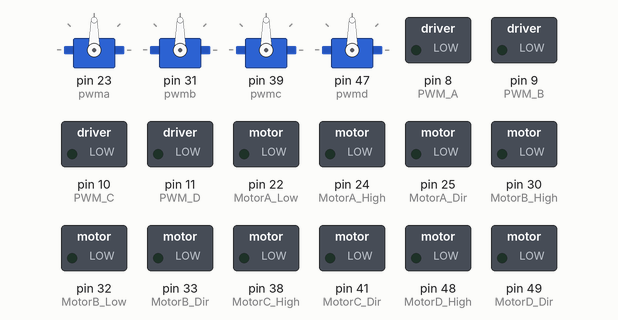
Bench run of a sketch on a simulated Arduino Mega 2560, built with avr-gcc and run on an emulated ATmega2560. Shown: 4 × servo, switched loads named in the sketch (green lamp = pin HIGH). What the sketch prints to the serial monitor is not drawn.

Above: at 0.1 s.
At 2.6 s:
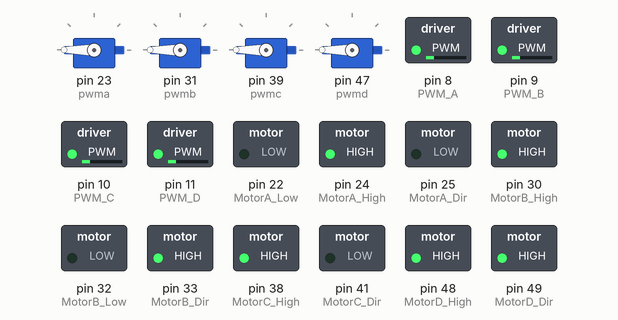
At 3.9 s:
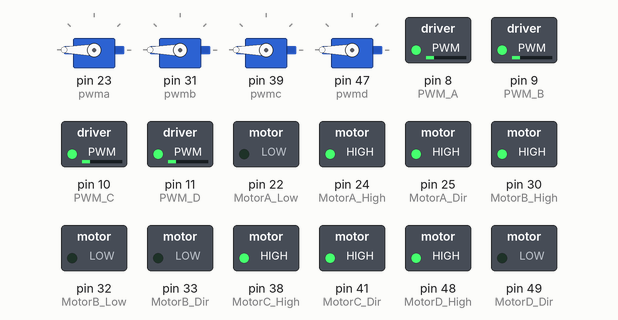
At 5.2 s:
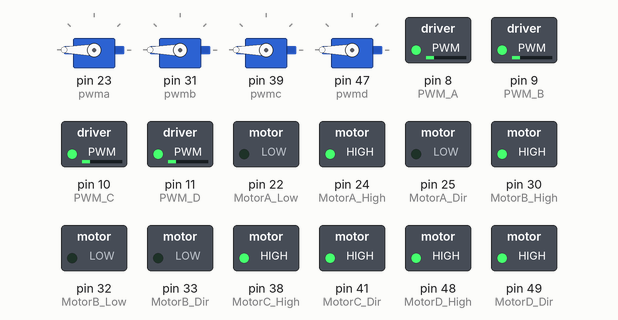
At 6.5 s:
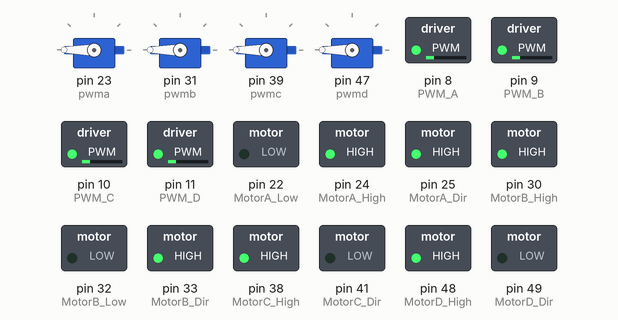
At 10.4 s:
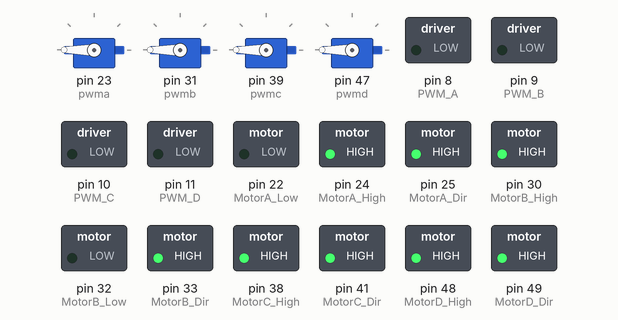
Timing chart, 0 to 11.9 s (numbered marks = the images above):
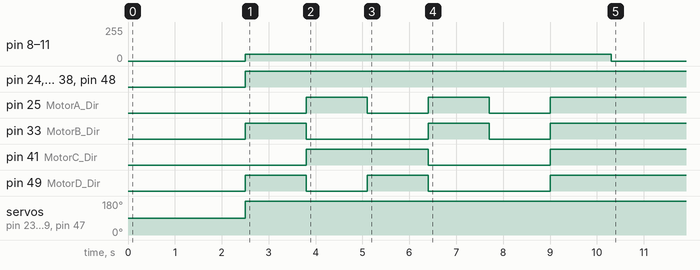

Measured:
- by itself, pin 8 (PWM_A), pin 9 (PWM_B), pin 10 (PWM_C), pin 11 (PWM_D): 0/255 → 50/255 at 2.5 s, → 0/255 7.8 s later
- by itself, pin 24 (MotorA_High), pin 30 (MotorB_High), pin 38 (MotorC_High), pin 48 (MotorD_High): LOW → HIGH at 2.5 s
- by itself, pin 25 (MotorA_Dir): alternates HIGH for 1.3 s and LOW for 1.3 s, 5 changes in all, then stays HIGH
- by itself, pin 33 (MotorB_Dir): goes HIGH 1.3 s, LOW 2.6 s, HIGH 1.3 s, LOW 1.3 s, then HIGH
- by itself, pin 41 (MotorC_Dir): LOW → HIGH at 3.8 s, → LOW 2.6 s later, → HIGH 2.6 s later
- by itself, pin 49 (MotorD_Dir): goes HIGH 1.3 s, LOW 1.3 s, HIGH 1.3 s, LOW 2.6 s, then HIGH
- by itself, servo on pin 23 (pwma), servo on pin 31 (pwmb), servo on pin 39 (pwmc), servo on pin 47 (pwmd): 90° → 180° at 2.5 s

The sketch:

mechanumwheel.ino
```cpp
// 네 바퀴 용

#include <Servo.h>

// pin 번호 맞게 수정하세요잉
#define MotorA_Low 22     // 모터 드라이버A in1 번호, 항상 Low  , BLUE
#define MotorA_High 24     // 모터 드라이버A in2 번호, 항상 High로 해줘야함  , GREEN
#define PWM_A 8     // 모터 드라이버 pwm 번호 , 이 핀 번호로 pwm값 제어 들어갈 것
#define pwma 23      // 모터 내장형 pwm, Servo로 컨트롤하며 항상 최대값 (255) 파랑색 선
#define MotorA_Dir 25     // 모터 내장형 direction line (CW-HIGH,CCW-LOW) 주황색 선
#define encoderA 18    // 모터A 용 광학용 엔코더 pin번호

#define MotorB_Low 32     // 모터 드라이버 in4 번호, 항상 Low  , BLUE
#define MotorB_High 30     // 모터 드라이버 in3 번호, 항상 High로 해줘야함  , GREEN
#define PWM_B 9     // 모터 드라이버 pwm 번호 , 이 핀 번호로 pwm값 제어 들어갈 것
#define pwmb 31      // 모터 내장형 pwm, Servo로 컨트롤하며 항상 최대값 (255) 파랑색 선
#define MotorB_Dir 33     // 모터 내장형 direction line (CW-HIGH,CCW-LOW) 주황색 선
#define encoderB 19    // 모터B 용 광학용 엔코더 pin번호

#define MotorC_Low 40     // 모터 드라이버 in4 번호, 항상 Low  , BLUE
#define MotorC_High 38     // 모터 드라이버 in3 번호, 항상 High로 해줘야함  , GREEN
#define PWM_C 10     // 모터 드라이버 pwm 번호 , 이 핀 번호로 pwm값 제어 들어갈 것
#define pwmc 39      // 모터 내장형 pwm, Servo로 컨트롤하며 항상 최대값 (255) 파랑색 선
#define MotorC_Dir 41     // 모터 내장형 direction line (CW-HIGH,CCW-LOW) 주황색 선
#define encoderC 20    // 모터C 용 광학용 엔코더 pin번호

#define MotorD_Low 46     // 모터 드라이버D in1 번호, 항상 Low  , BLUE
#define MotorD_High 48     // 모터 드라이버D in2 번호, 항상 High로 해줘야함  , GREEN
#define PWM_D 11     // 모터 드라이버D pwm 번호 , 이 핀 번호로 pwm값 제어 들어갈 것
#define pwmd 47      // 모터D 내장형 pwm, Servo로 컨트롤하며 항상 최대값 (255) 파랑색 선
#define MotorD_Dir 49     // 모터 내장형D direction line (CW-HIGH,CCW-LOW) 주황색 선
#define encoderD 21    // 모터D 용 광학용 엔코더 pin번호

Servo MotorA_;
Servo MotorB_;
Servo MotorC_;
Servo MotorD_;

int pwm_a = 50;
int pwm_b = 50;
int pwm_c = 50;
int pwm_d = 50;

char val;

void setup() {
  pinMode(MotorA_High, OUTPUT);
  pinMode(MotorA_Low, OUTPUT);
  pinMode(MotorA_Dir, OUTPUT);
  pinMode(PWM_A, OUTPUT);
  pinMode(MotorB_High, OUTPUT);
  pinMode(MotorB_Low, OUTPUT);
  pinMode(MotorB_Dir, OUTPUT);
  pinMode(PWM_B, OUTPUT);
  pinMode(MotorC_High, OUTPUT);
  pinMode(MotorC_Low, OUTPUT);
  pinMode(MotorC_Dir, OUTPUT);
  pinMode(PWM_C, OUTPUT);
  pinMode(MotorD_High, OUTPUT);
  pinMode(MotorD_Low, OUTPUT);
  pinMode(MotorD_Dir, OUTPUT);
  pinMode(PWM_D, OUTPUT);

  MotorA_.attach(pwma);
  MotorB_.attach(pwmb);
  MotorC_.attach(pwmc);
  MotorD_.attach(pwmd);

//  MotorA_.write(0);

  Serial.begin(115200);
  Serial.print("Test driving ");

  delay(500);
}

void loop() {
//  while(!Serial.available()); // 시리얼 입력 받을 때 까지 기다리기
//  while(Serial.available()){
//    val = Serial.read();
//    Serial.print("input data: ");
//    Serial.println(val);
//    if(val=='f'){
//      forward();
//      Serial.println("forward");
//    } else if(val=='b'){
//      backward();
//      Serial.println("backward");
//    } else if(val=='l'){
//      left();
//      Serial.println("left");
//    } else if(val=='r'){
//      right();
//      Serial.println("right");
//    } else if(val=='t'){
//      turn_cw();
//      Serial.println("clockwise");
//    } else if(val=='y'){
//      turn_ccw();
//      Serial.println("counter-clockwise");
//    } else if(val=='s'){
//      stop();
//      Serial.println("stop");
//    }
//  }

  delay(2000);
  forward();
  delay(1300);
  backward();
  delay(1300);

  right();
  delay(1300);

  left();
  delay(1300);

  turn_cw();
  delay(1300);

  turn_ccw();
  delay(1300);

  stop();
  delay(200000);


}

void forward(){
  digitalWrite(MotorA_High, HIGH);
  digitalWrite(MotorA_Low, LOW);
  digitalWrite(MotorA_Dir, LOW);   // for direction cw or ccw
  MotorA_.write(255);
  analogWrite(PWM_A,pwm_a);

  digitalWrite(MotorB_High, HIGH);
  digitalWrite(MotorB_Low, LOW);
  digitalWrite(MotorB_Dir, HIGH);
  MotorB_.write(255);
  analogWrite(PWM_B,pwm_b);

  digitalWrite(MotorC_High, HIGH);
  digitalWrite(MotorC_Low, LOW);
  digitalWrite(MotorC_Dir, LOW);
  MotorC_.write(255);
  analogWrite(PWM_C,pwm_c);

  digitalWrite(MotorD_High, HIGH);
  digitalWrite(MotorD_Low, LOW);
  digitalWrite(MotorD_Dir, HIGH);
  MotorD_.write(255);
  analogWrite(PWM_D,pwm_d);
}

void backward(){
  digitalWrite(MotorA_High, HIGH);
  digitalWrite(MotorA_Low, LOW);
  digitalWrite(MotorA_Dir, HIGH);   // for direction cw or ccw
  MotorA_.write(255);
  analogWrite(PWM_A,pwm_a);

  digitalWrite(MotorB_High, HIGH);
  digitalWrite(MotorB_Low, LOW);
  digitalWrite(MotorB_Dir, LOW);
  MotorB_.write(255);
  analogWrite(PWM_B,pwm_b);

  digitalWrite(MotorC_High, HIGH);
  digitalWrite(MotorC_Low, LOW);
  digitalWrite(MotorC_Dir, HIGH);
  MotorC_.write(255);
  analogWrite(PWM_C,pwm_c);

  digitalWrite(MotorD_High, HIGH);
  digitalWrite(MotorD_Low, LOW);
  digitalWrite(MotorD_Dir, LOW);
  MotorD_.write(255);
  analogWrite(PWM_D,pwm_d);
}

void left(){
  digitalWrite(MotorA_High, HIGH);
  digitalWrite(MotorA_Low, LOW);
  digitalWrite(MotorA_Dir, HIGH);   // for direction cw or ccw
  MotorA_.write(255);
  analogWrite(PWM_A,pwm_a);

  digitalWrite(MotorB_High, HIGH);
  digitalWrite(MotorB_Low, LOW);
  digitalWrite(MotorB_Dir, HIGH);
  MotorB_.write(255);
  analogWrite(PWM_B,pwm_b);

  digitalWrite(MotorC_High, HIGH);
  digitalWrite(MotorC_Low, LOW);
  digitalWrite(MotorC_Dir, LOW);
  MotorC_.write(255);
  analogWrite(PWM_C,pwm_c);

  digitalWrite(MotorD_High, HIGH);
  digitalWrite(MotorD_Low, LOW);
  digitalWrite(MotorD_Dir, LOW);
  MotorD_.write(255);
  analogWrite(PWM_D,pwm_d);
}

void right(){
  digitalWrite(MotorA_High, HIGH);
  digitalWrite(MotorA_Low, LOW);
  digitalWrite(MotorA_Dir, LOW);   // for direction cw or ccw
  MotorA_.write(255);
  analogWrite(PWM_A,pwm_a);

  digitalWrite(MotorB_High, HIGH);
  digitalWrite(MotorB_Low, LOW);
  digitalWrite(MotorB_Dir, LOW);
  MotorB_.write(255);
  analogWrite(PWM_B,pwm_b);

  digitalWrite(MotorC_High, HIGH);
  digitalWrite(MotorC_Low, LOW);
  digitalWrite(MotorC_Dir, HIGH);
  MotorC_.write(255);
  analogWrite(PWM_C,pwm_c);

  digitalWrite(MotorD_High, HIGH);
  digitalWrite(MotorD_Low, LOW);
  digitalWrite(MotorD_Dir, HIGH);
  MotorD_.write(255);
  analogWrite(PWM_D,pwm_d);
}

void turn_cw(){
  digitalWrite(MotorA_High, HIGH);
  digitalWrite(MotorA_Low, LOW);
  digitalWrite(MotorA_Dir, LOW);   // for direction cw or ccw
  MotorA_.write(255);
  analogWrite(PWM_A,pwm_a);

  digitalWrite(MotorB_High, HIGH);
  digitalWrite(MotorB_Low, LOW);
  digitalWrite(MotorB_Dir, LOW);
  MotorB_.write(255);
  analogWrite(PWM_B,pwm_b);

  digitalWrite(MotorC_High, HIGH);
  digitalWrite(MotorC_Low, LOW);
  digitalWrite(MotorC_Dir, LOW);
  MotorC_.write(255);
  analogWrite(PWM_C,pwm_c);

  digitalWrite(MotorD_High, HIGH);
  digitalWrite(MotorD_Low, LOW);
  digitalWrite(MotorD_Dir, LOW);
  MotorD_.write(255);
  analogWrite(PWM_D,pwm_d);
}

void turn_ccw(){
  digitalWrite(MotorA_High, HIGH);
  digitalWrite(MotorA_Low, LOW);
  digitalWrite(MotorA_Dir, HIGH);   // for direction cw or ccw
  MotorA_.write(255);
  analogWrite(PWM_A,pwm_a);

  digitalWrite(MotorB_High, HIGH);
  digitalWrite(MotorB_Low, LOW);
  digitalWrite(MotorB_Dir, HIGH);
  MotorB_.write(255);
  analogWrite(PWM_B,pwm_b);

  digitalWrite(MotorC_High, HIGH);
  digitalWrite(MotorC_Low, LOW);
  digitalWrite(MotorC_Dir, HIGH);
  MotorC_.write(255);
  analogWrite(PWM_C,pwm_c);

  digitalWrite(MotorD_High, HIGH);
  digitalWrite(MotorD_Low, LOW);
  digitalWrite(MotorD_Dir, HIGH);
  MotorD_.write(255);
  analogWrite(PWM_D,pwm_d);
}

void stop(){
//  digitalWrite(MotorA_Brake, LOW);
//  digitalWrite(MotorA_Dir, LOW);
  analogWrite(PWM_A, 0);
  analogWrite(PWM_B, 0);
  analogWrite(PWM_C, 0);
  analogWrite(PWM_D, 0);
}
// code end
```
